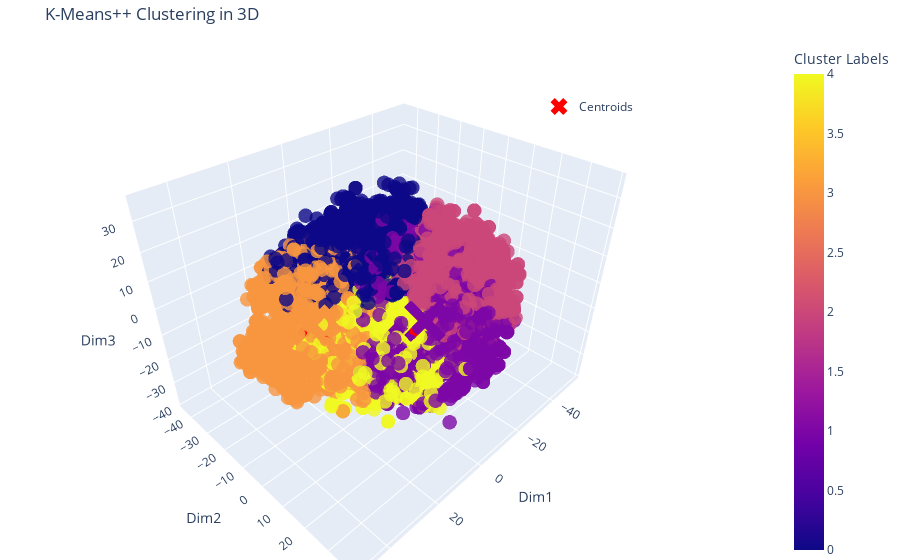

The cell this chart's notebook holds for it:
### Markdown cell above
##### 3. K-means++ Initialization and Differences from K-means

The **K-means++** algorithm improves the random initialization of centroids, making the algorithm more robust and often faster to converge. K-means++ selects the initial centroids by considering the distance between data points and the already chosen centroids, aiming to spread out the initial centroids across the data space.

### Code cell
k_cluster = cluster_numbers
df_kmeans_plus_plus = df_tsne.copy()

centroids, labels_plus_plus =kmeans_plus_plus(df_kmeans_plus_plus, k_cluster)

#We create another column to record th elabels of the clusters for each data
df_kmeans_plus_plus['Cluster'] = labels_plus_plus

print(f"Final centroids:\n{centroids}")

create3DScatterPlot(df_kmeans_plus_plus , centroids)

### Figure 1 — Plotly figure (JSON) as saved in the notebook; plotly's stock layout.template omitted (floating-point values rounded to 4 significant figures; data arrays with more than 128 entries replaced by an {"elided": "..."} marker saying what was removed)
{"data": [{"hovertemplate": "Dim1=%{x}<br>Dim2=%{y}<br>Dim3=%{z}<br>Cluster Labels=%{marker.color}<extra></extra>", "legendgroup": "", "marker": {"color": {"elided": "9814 int values"}, "coloraxis": "coloraxis", "opacity": 0.8, "size": 5, "symbol": "circle"}, "mode": "markers", "name": "", "scene": "scene", "showlegend": false, "type": "scatter3d", "x": {"elided": "9814 float values"}, "y": {"elided": "9814 float values"}, "z": {"elided": "9814 float values"}}, {"marker": {"color": "red", "size": 15, "symbol": "x"}, "mode": "markers", "name": "Centroids", "type": "scatter3d", "x": [-3.579, 4.296, -28.02, 25.44, -1.452], "y": [-16.55, 19.33, 4.771, -5.713, -3.712], "z": [8.412, 5.435, -0.8334, 1.945, -19.16]}], "layout": {"coloraxis": {"colorbar": {"title": {"text": "Cluster Labels"}}, "colorscale": [[0, "#0d0887"], [0.1111, "#46039f"], [0.2222, "#7201a8"], [0.3333, "#9c179e"], [0.4444, "#bd3786"], [0.5556, "#d8576b"], [0.6667, "#ed7953"], [0.7778, "#fb9f3a"], [0.8889, "#fdca26"], [1, "#f0f921"]]}, "legend": {"tracegroupgap": 0, "x": 0.7, "y": 0.9}, "margin": {"b": 0, "l": 0, "r": 0, "t": 40}, "scene": {"domain": {"x": [0, 1], "y": [0, 1]}, "xaxis": {"title": {"text": "Dim1"}}, "yaxis": {"title": {"text": "Dim2"}}, "zaxis": {"title": {"text": "Dim3"}}}, "title": {"text": "K-Means++ Clustering in 3D"}}}
